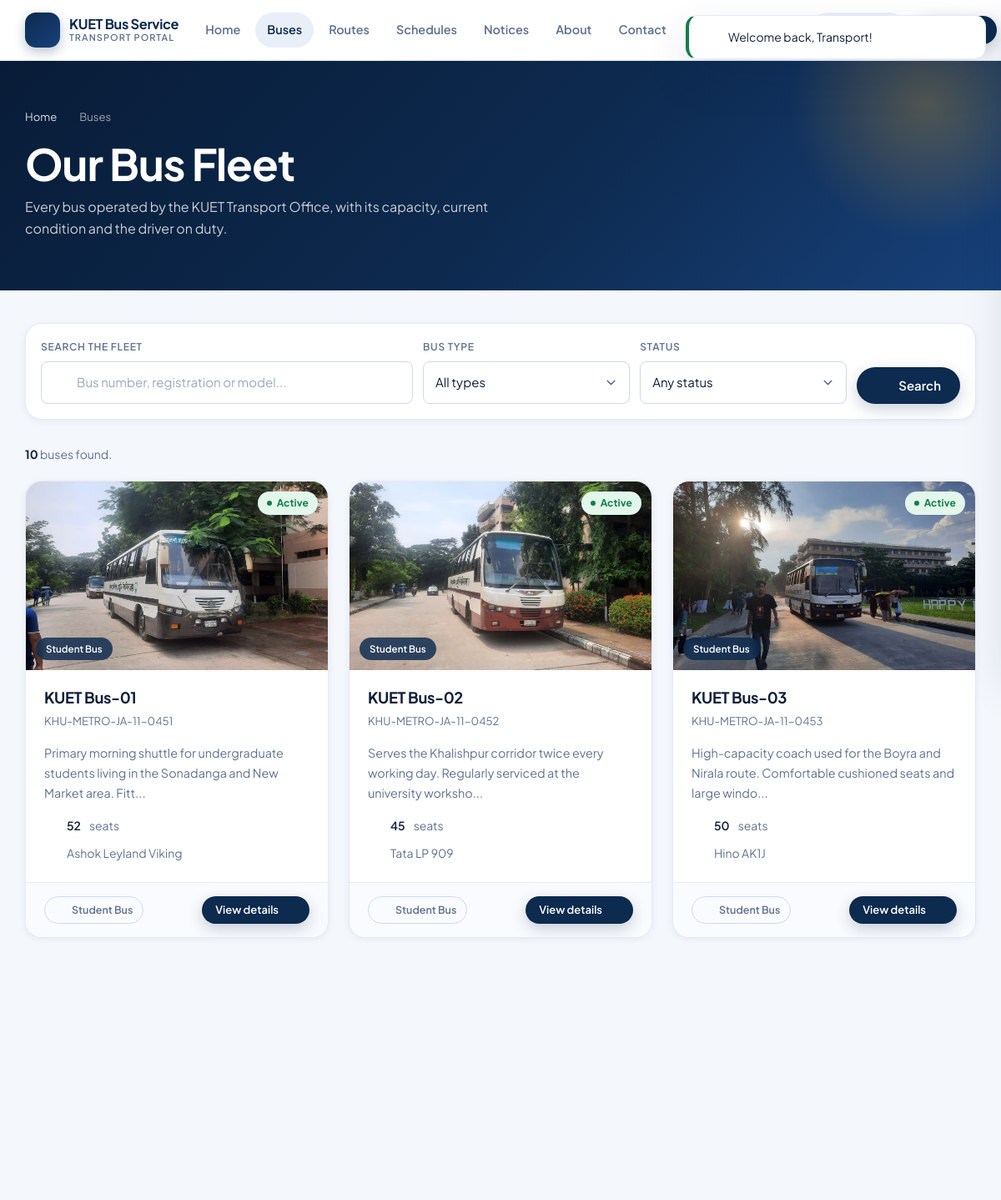
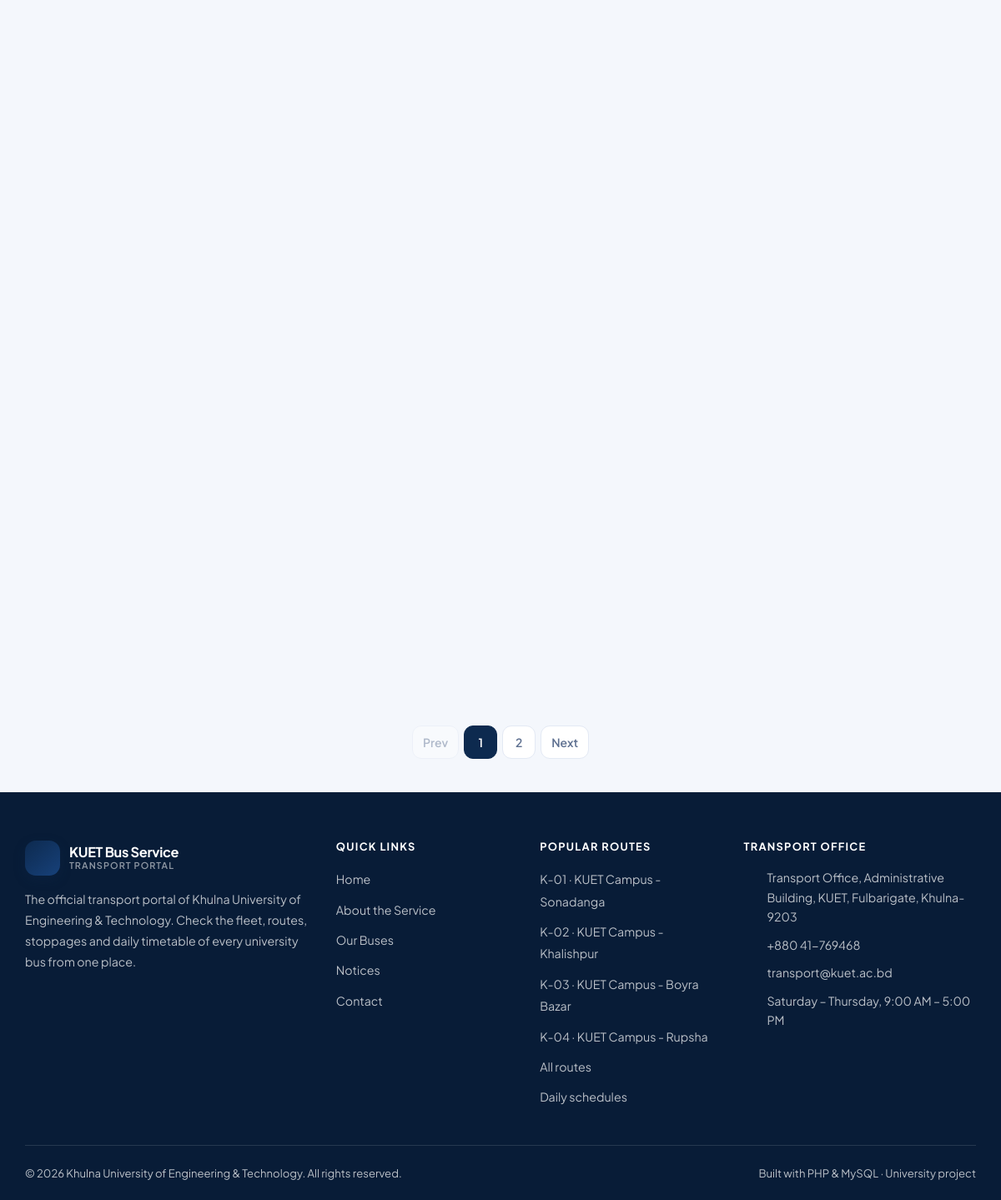
The app's page /buses.php (signed in) with its own data (2 pictures, top to bottom).
### tables this page shows
CREATE TABLE `buses` (
    `id`             INT UNSIGNED NOT NULL AUTO_INCREMENT,
    `bus_name`       VARCHAR(80)  NOT NULL,        
    `reg_number`     VARCHAR(40)  NOT NULL,        
    `model`          VARCHAR(80)      NULL,
    `capacity`       SMALLINT UNSIGNED NOT NULL DEFAULT 40,
    `bus_type`       ENUM('Regular','Student Bus','Faculty Bus (AC)','Faculty Bus (Non AC)')
                     NOT NULL DEFAULT 'Regular',
    `status`         ENUM('Active','Maintenance','Inactive') NOT NULL DEFAULT 'Active',
    `driver_name`    VARCHAR(80)      NULL,
    `driver_contact` VARCHAR(20)      NULL,
    `description`    TEXT             NULL,
    `image`          VARCHAR(255)     NULL,        
    `created_at`     TIMESTAMP    NOT NULL DEFAULT CURRENT_TIMESTAMP,
    `updated_at`     TIMESTAMP    NOT NULL DEFAULT CURRENT_TIMESTAMP ON UPDATE CURRENT_TIMESTAMP,
    PRIMARY KEY (`id`),
    UNIQUE KEY `uq_buses_reg` (`reg_number`),
    KEY `idx_buses_status` (`status`),
    KEY `idx_buses_type` (`bus_type`)
);

CREATE TABLE `routes` (
    `id`            INT UNSIGNED NOT NULL AUTO_INCREMENT,
    `route_name`    VARCHAR(120) NOT NULL,
    `route_code`    VARCHAR(20)  NOT NULL,         
    `start_point`   VARCHAR(120) NOT NULL,
    `destination`   VARCHAR(120) NOT NULL,
    `description`   TEXT             NULL,
    `distance_km`   DECIMAL(5,2) NOT NULL DEFAULT 0.00,
    `duration_min`  SMALLINT UNSIGNED NOT NULL DEFAULT 0,
    `status`        ENUM('Active','Inactive') NOT NULL DEFAULT 'Active',
    `created_at`    TIMESTAMP    NOT NULL DEFAULT CURRENT_TIMESTAMP,
    `updated_at`    TIMESTAMP    NOT NULL DEFAULT CURRENT_TIMESTAMP ON UPDATE CURRENT_TIMESTAMP,
    PRIMARY KEY (`id`),
    UNIQUE KEY `uq_routes_code` (`route_code`),
    KEY `idx_routes_status` (`status`)
);

### config/database.php (called while the page is built, shortened)
<?php
function db(): PDO
{
    static $pdo = null;
    if ($pdo instanceof PDO) {
        return $pdo;
    }
    $dsn = 'mysql:host=' . DB_HOST . ';port=' . DB_PORT . ';dbname=' . DB_NAME . ';charset=' . DB_CHARSET;
    $options = [
        PDO::ATTR_ERRMODE            => PDO::ERRMODE_EXCEPTION,
        PDO::ATTR_DEFAULT_FETCH_MODE => PDO::FETCH_ASSOC,
        PDO::ATTR_EMULATE_PREPARES   => false,
        PDO::ATTR_STRINGIFY_FETCHES  => false,
    ];
    try {
        $pdo = new PDO($dsn, DB_USER, DB_PASS, $options);
    } catch (PDOException $e) {
        error_log('[DB] ' . $e->getMessage());
        http_response_code(500);
        $detail = APP_DEBUG ? htmlspecialchars($e->getMessage(), ENT_QUOTES, 'UTF-8') : '';
        die(
            '<!doctype html><html lang="en"><head><meta charset="utf-8">'
            . '<meta name="viewport" content="width=device-width, initial-scale=1">'
            . '<title>Database unavailable</title>'
            . '<style>body{font-family:system-ui,Segoe UI,Arial,sans-serif;background:#f4f6fb;color:#102a53;'
            . 'display:flex;min-height:100vh;align-items:center;justify-content:center;margin:0;padding:24px}'
            . '.box{background:#fff;max-width:560px;padding:40px;border-radius:18px;'
            . 'box-shadow:0 20px 45px rgba(16,42,83,.12)}h1{margin:0 0 12px;font-size:22px}'
            . 'code{background:#eef2f9;padding:2px 6px;border-radius:6px;font-size:13px}'
            . 'li{margin-bottom:6px;line-height:1.6}</style></head><body><div class="box">'
            . '<h1>Cannot connect to the database</h1>'
            . '<p>The site could not reach the MySQL server. Please check the following:</p><ul>'
            . '<li>XAMPP &rarr; MySQL module is <strong>running</strong>.</li>'
            . '<li>MySQL is listening on port <code>' . DB_PORT . '</code>.</li>'
            . '<li>The database <code>' . DB_NAME . '</code> has been imported from '
            . '<code>database/university_bus_service.sql</code>.</li>'
            . '</ul>' . ($detail ? '<p><small>' . $detail . '</small></p>' : '')
            . '</div></body></html>'
        );
    }
    return $pdo;
}

### buses.php (the view, shortened to what this page needs)
<?php
$search = get('q');
$page   = max(1, (int) get('page', 1));
$where  = [];
$params = [];
$whereSql = $where ? ' WHERE ' . implode(' AND ', $where) : '';
$total  = (int) fetchValue('SELECT COUNT(*) FROM buses' . $whereSql, $params);
$pages  = max(1, (int) ceil($total / ITEMS_PER_PAGE));
$page   = min($page, $pages);
$offset = ($page - 1) * ITEMS_PER_PAGE;
$buses = fetchAll(
    'SELECT id, bus_name, reg_number, model, capacity, bus_type, status, description, image
       FROM buses' . $whereSql . '
      ORDER BY FIELD(status, ?, ?, ?), bus_name ASC
      LIMIT ' . (int) ITEMS_PER_PAGE . ' OFFSET ' . (int) $offset,
    array_merge($params, ['Active', 'Maintenance', 'Inactive'])
);
require_once __DIR__ . '/includes/header.php';
?>
<section class="page-header">
    <div class="container">
        <ul class="breadcrumb">
            <li><a href="<?= e(url('index.php')) ?>">Home</a></li>
            <li><?= icon('chevron') ?></li>
            <li aria-current="page">Buses</li>
        </ul>
        <h1>Our Bus Fleet</h1>
        <p>
            Every bus operated by the <?= e(UNIVERSITY_SHORT) ?> Transport Office, with its
            capacity, current condition and the driver on duty.
        </p>
    </div>
</section>
<section class="section section--tight">
    <div class="container">
        <div class="filter-bar">
            <form method="get" action="<?= e(url('buses.php')) ?>" role="search">
                <div class="field search-field">
                    <label class="field__label" for="q">Search the fleet</label>
                    <input class="input" type="search" id="q" name="q"
                           value="<?= e($search) ?>"
                           placeholder="Bus number, registration or model...">
                </div>
                <div class="field">
                    <label class="field__label" for="type">Bus type</label>
                    <select class="select" id="type" name="type" data-auto-submit>
                        <option value="">All types</option>
                    </select>
                </div>
                <div class="field">
                    <label class="field__label" for="status">Status</label>
                    <select class="select" id="status" name="status" data-auto-submit>
                        <option value="">Any status</option>
                    </select>
                </div>
                <div class="filter-actions">
                    <button class="btn btn--primary" type="submit"><?= icon('search') ?> Search</button>
                </div>
            </form>
        </div>
        <p class="result-count">
            <strong><?= e($total) ?></strong>
            <?= $total === 1 ? 'bus' : 'buses' ?> found<?= $search !== '' ? ' for "' . e($search) . '"' : '' ?>.
        </p>
        <?php if ($buses): ?>
            <div class="grid grid--cards">
                <?php foreach ($buses as $bus): ?>
                    <article class="card card--hover reveal">
                        <div class="card__media">
                            <img src="<?= e(busImage($bus['image'])) ?>"
                                 alt="Photo of <?= e($bus['bus_name']) ?>" loading="lazy">
                            <span class="badge <?= e(statusClass($bus['status'])) ?> card__media-badge">
                                <?= e($bus['status']) ?>
                            </span>
                            <span class="card__media-tag"><?= e($bus['bus_type']) ?></span>
                        </div>
                        <div class="card__body">
                            <h2 class="card__title">
                                <a href="<?= e(url('bus-details.php?id=' . (int) $bus['id'])) ?>">
                                    <?= e($bus['bus_name']) ?>
                                </a>
                            </h2>
                            <p class="text-muted" style="font-size:.82rem;"><?= e($bus['reg_number']) ?></p>
                            <p class="card__text">
                                <?= e(excerpt($bus['description'], 100) ?: 'No description has been added for this bus yet.') ?>
                            </p>
                            <ul class="meta-list">
                                <li><?= icon('seat') ?> <strong><?= e($bus['capacity']) ?></strong> seats</li>
                                <li><?= icon('bus') ?> <?= e($bus['model'] ?: 'Model not recorded') ?></li>
                            </ul>
                        </div>
                        <div class="card__foot">
                            <span class="chip chip--outline"><?= icon('bus') ?> <?= e($bus['bus_type']) ?></span>
                            <a class="btn btn--primary btn--sm"
                               href="<?= e(url('bus-details.php?id=' . (int) $bus['id'])) ?>">
                                View details <?= icon('chevron') ?>
                            </a>
                        </div>
                    </article>
                <?php endforeach; ?>
            </div>
            <?php if ($pages > 1): ?>
                <nav aria-label="Bus list pages">
                    <ul class="pagination">
                        <li>
                            <a class="<?= $page <= 1 ? 'is-disabled' : '' ?>"
                               href="<?= e(url('buses.php') . withQuery(['page' => $page - 1])) ?>"
                               aria-label="Previous page">Prev</a>
                        </li>
                        <?php for ($i = 1; $i <= $pages; $i++): ?>
                            <li>
                                <?php if ($i === $page): ?>
                                    <span class="is-current" aria-current="page"><?= e($i) ?></span>
                                <?php else: ?>
                                    <a href="<?= e(url('buses.php') . withQuery(['page' => $i])) ?>"><?= e($i) ?></a>
                                <?php endif; ?>
                            </li>
                        <?php endfor; ?>
                        <li>
                            <a class="<?= $page >= $pages ? 'is-disabled' : '' ?>"
                               href="<?= e(url('buses.php') . withQuery(['page' => $page + 1])) ?>"
                               aria-label="Next page">Next</a>
                        </li>
                    </ul>
                </nav>
            <?php endif; ?>
        <?php endif; ?>
    </div>
</section>
<?php require_once __DIR__ . '/includes/footer.php'; ?>

### includes/functions.php (shortened to what this page needs)
<?php
function e($value): string
{
    return htmlspecialchars((string) $value, ENT_QUOTES | ENT_SUBSTITUTE, 'UTF-8');
}
function url(string $path = ''): string
{
    return BASE_URL . ltrim($path, '/');
}
function get(string $key, $default = '')
{
    return isset($_GET[$key]) ? clean($_GET[$key]) : $default;
}
function takeFlashes(): array
{
    $flashes = $_SESSION['flash'] ?? [];
    return $flashes;
}
function isBlank($value): bool
{
    return $value === null || trim((string) $value) === '';
}
function q(string $sql, array $params = []): PDOStatement
{
    $stmt = db()->prepare($sql);
    $stmt->execute($params);
    return $stmt;
}
function fetchAll(string $sql, array $params = []): array
{
    return q($sql, $params)->fetchAll();
}
function fetchValue(string $sql, array $params = [], $default = 0)
{
    $value = q($sql, $params)->fetchColumn();
    return $value === false ? $default : $value;
}
function excerpt(?string $text, int $limit = 120): string
{
    $text = trim(preg_replace('/[[:space:]]+/', ' ', strip_tags((string) $text)));
    if (mb_strlen($text) <= $limit) {
        return $text;
    }
    return mb_substr($text, 0, $limit) . '...';
}
function statusClass(string $status): string
{
    switch (strtolower($status)) {
        case 'active':
        case 'published':
            return 'badge--success';
        case 'maintenance':
        case 'draft':
        case 'suspended':
        case 'important':
            return 'badge--warning';
    }
}
function busImage(?string $file): string
{
    if (!isBlank($file) && is_file(UPLOAD_DIR . DIRECTORY_SEPARATOR . basename($file))) {
        return UPLOAD_URL . rawurlencode(basename($file));
    }
    return PLACEHOLDER_BUS;
}
function withQuery(array $changes): string
{
    $params = array_merge($_GET, $changes);
    return $params ? '?' . http_build_query($params) : '';
}
function icon(string $name, string $class = 'icon'): string
{
    static $paths = null;
    $path = $paths[$name] ?? $paths['info'];
    return '<svg class="' . e($class) . '" viewBox="0 0 24 24" fill="none" stroke="currentColor" '
        . 'stroke-width="1.7" stroke-linecap="round" stroke-linejoin="round" aria-hidden="true" '
        . 'focusable="false">' . $path . '</svg>';
}

### includes/footer.php (shortened to what this page needs)
<?php
$flashes = takeFlashes();
try {
    $footerRoutes = fetchAll(
        'SELECT id, route_name, route_code FROM routes WHERE status = ? ORDER BY route_code LIMIT 4',
        ['Active']
    );
} catch (Throwable $ex) {
    $footerRoutes = [];
}
?>
</main>
<footer class="footer">
    <div class="container">
        <div class="footer__grid">
            <div>
                <span class="brand">
                    <span class="brand__mark"><?= icon('bus') ?></span>
                    <span class="brand__text">
                        <b><?= e(UNIVERSITY_SHORT) ?> Bus Service</b>
                        <span>Transport Portal</span>
                    </span>
                </span>
                <p>
                    The official transport portal of <?= e(UNIVERSITY_NAME) ?>.
                    Check the fleet, routes, stoppages and daily timetable of every
                    university bus from one place.
                </p>
            </div>
            <div>
                <h4>Quick Links</h4>
                <ul>
                    <li><a href="<?= e(url('index.php')) ?>">Home</a></li>
                    <li><a href="<?= e(url('about.php')) ?>">About the Service</a></li>
                    <li><a href="<?= e(url('buses.php')) ?>">Our Buses</a></li>
                    <li><a href="<?= e(url('announcements.php')) ?>">Notices</a></li>
                    <li><a href="<?= e(url('contact.php')) ?>">Contact</a></li>
                </ul>
            </div>
            <div>
                <h4>Popular Routes</h4>
                <ul>
                    <?php if ($footerRoutes): ?>
                        <?php foreach ($footerRoutes as $r): ?>
                            <li>
                                <a href="<?= e(url('route-details.php?id=' . (int) $r['id'])) ?>">
                                    <?= e($r['route_code']) ?> &middot; <?= e($r['route_name']) ?>
                                </a>
                            </li>
                        <?php endforeach; ?>
                    <?php endif; ?>
                    <li><a href="<?= e(url('routes.php')) ?>">All routes</a></li>
                    <li><a href="<?= e(url('schedules.php')) ?>">Daily schedules</a></li>
                </ul>
            </div>
            <div>
                <h4>Transport Office</h4>
                <ul class="footer__contact">
                    <li><?= icon('pin') ?> <span><?= e(OFFICE_ADDRESS) ?></span></li>
                    <li><?= icon('phone') ?> <a href="tel:<?= e(preg_replace('/[^0-9+]/', '', OFFICE_PHONE)) ?>"><?= e(OFFICE_PHONE) ?></a></li>
                    <li><?= icon('mail') ?> <a href="mailto:<?= e(OFFICE_EMAIL) ?>"><?= e(OFFICE_EMAIL) ?></a></li>
                    <li><?= icon('clock') ?> <span><?= e(OFFICE_HOURS) ?></span></li>
                </ul>
            </div>
        </div>
        <div class="footer__bottom">
            <span>&copy; <?= date('Y') ?> <?= e(UNIVERSITY_NAME) ?>. All rights reserved.</span>
            <span>Built with PHP &amp; MySQL &middot; University project</span>
        </div>
    </div>
</footer>
<div class="toast-stack" id="toastStack" role="status" aria-live="polite">
    <?php foreach ($flashes as $flash): ?>
        <?php
        $iconName = ['success' => 'check', 'error' => 'alert', 'warning' => 'alert', 'info' => 'info'];
        $type     = in_array($flash['type'], ['success', 'error', 'warning', 'info'], true) ? $flash['type'] : 'info';
        ?>
        <div class="toast toast--<?= e($type) ?>" data-toast>
            <?= icon($iconName[$type]) ?>
            <span><?= e($flash['message']) ?></span>
            <button class="toast__close" type="button" aria-label="Dismiss message"><?= icon('close') ?></button>
        </div>
    <?php endforeach; ?>
</div>
</body>
</html>

### records on screen
buses: image (picture), status "Active", bus_type "Student Bus", bus_name "KUET Bus-01", reg_number "KHU-METRO-JA-11-0451", description "Primary morning shuttle for undergraduate students living in the Sonadanga and New Market area. Fitt...", capacity "52", model "Ashok Leyland Viking"
buses: image (picture), status "Active", bus_type "Student Bus", bus_name "KUET Bus-02", reg_number "KHU-METRO-JA-11-0452", description "Serves the Khalishpur corridor twice every working day. Regularly serviced at the university worksho...", capacity "45", model "Tata LP 909"
buses: image (picture), status "Active", bus_type "Student Bus", bus_name "KUET Bus-03", reg_number "KHU-METRO-JA-11-0453", description "High-capacity coach used for the Boyra and Nirala route. Comfortable cushioned seats and large windo...", capacity "50", model "Hino AK1J"
routes: route_code "K-01", route_name "KUET Campus - Sonadanga"
routes: route_code "K-02", route_name "KUET Campus - Khalishpur"
routes: route_code "K-03", route_name "KUET Campus - Boyra Bazar"
routes: route_code "K-04", route_name "KUET Campus - Rupsha"

### other values on screen
UNIVERSITY_SHORT "KUET"
$item['label'] "Home"
$item['label'] "Buses"
$item['label'] "Routes"
$item['label'] "Schedules"
$item['label'] "Notices"
$item['label'] "About"
$item['label'] "Contact"
$total "10"
UNIVERSITY_NAME "Khulna University of Engineering & Technology"
OFFICE_ADDRESS "Transport Office, Administrative Building, KUET, Fulbarigate, Khulna-9203"
OFFICE_PHONE "+880 41-769468"
OFFICE_EMAIL "transport@kuet.ac.bd"
OFFICE_HOURS "Saturday – Thursday, 9:00 AM – 5:00 PM"
$flash['message'] "Welcome back, Transport!"
